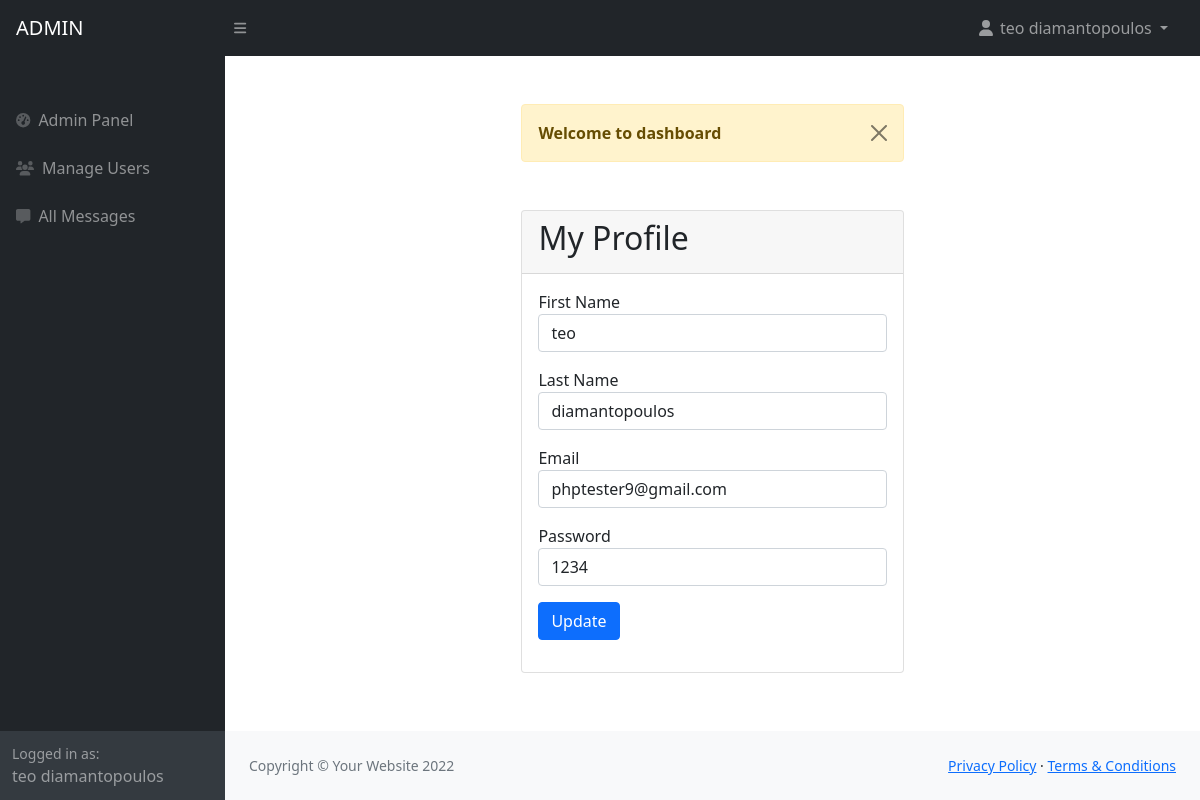
The page /admin/edit-admin.php (signed in) on the database its author committed.
### tables this page shows
CREATE TABLE `users` (
  `id` int(11) NOT NULL,
  `fname` varchar(255) NOT NULL,
  `lname` varchar(255) NOT NULL,
  `email` varchar(255) NOT NULL,
  `password` varchar(255) NOT NULL,
  `role_as` tinyint(1) NOT NULL DEFAULT 0,
  `verify_status` tinyint(1) NOT NULL DEFAULT 0,
  `verify_token` varchar(255) NOT NULL,
  `created_at` timestamp NOT NULL DEFAULT current_timestamp()
);

### admin/edit-admin.php (the view, shortened to what this page needs)
<?php
include('authentication.php');
include('includes/header.php');
?>
<div class="py-5">
    <div class="container">
        <div class="row justify-content-center">
            <div class="col-md-5">
                <?php
                include('msg.php');
                ?>
                <div class="card mt-5 ">
                    <div class="card-header">
                        <h2>My Profile</h2>
                    </div>
                    <div class="card-body ">
                        <?php
                        $current_id = $_SESSION['auth_user']['user_id'];
                        $users = "SELECT * FROM users WHERE id='$current_id' ";
                        $users_run = mysqli_query($con, $users);
                        if (mysqli_num_rows($users_run) > 0) {
                            foreach ($users_run as $user) {
                                ?>
                                <form action="allcode.php" method="post">
                                    <div class="form-group mb-3">
                                        <label for="">First Name</label>
                                        <input type="text" name="fname" value="<?= $user['fname']; ?>" class="form-control"
                                            required placeholder="Edit first name">
                                    </div>
                                    <div class="form-group mb-3">
                                        <label for="">Last Name</label>
                                        <input type="text" name="lname" value="<?= $user['lname']; ?>" class="form-control"
                                            required placeholder="Edit last name">
                                    </div>
                                    <div class="form-group mb-3">
                                        <label for="">Email</label>
                                        <input type="email" name="email" value="<?= $user['email']; ?>" class="form-control"
                                            required placeholder="Edit email">
                                    </div>
                                    <div class="form-group mb-3">
                                        <label for="">Password</label>
                                        <input type="text" name="password" value="<?= $user['password']; ?>"
                                            class="form-control" required placeholder="Edit password">
                                    </div>
                                    <div class="form-group mb-3">
                                        <button type="submit" name="update_user" class="btn btn-primary">Update</button>
                                    </div>
                                </form>
                                <?php
                            }
                        }
                        ?>
                    </div>
                </div>
            </div>
        </div>
    </div>
    <?php
    include('includes/footer.php');
    include('includes/scripts.php');
    ?>

### rows shown on the page
users: fname "teo", lname "diamantopoulos", email "phptester9@gmail.com", password "1234"

### other values the page prints
$_SESSION['auth_user']['user_name'] "teo diamantopoulos"
$_SESSION['message'] "Welcome to dashboard"
